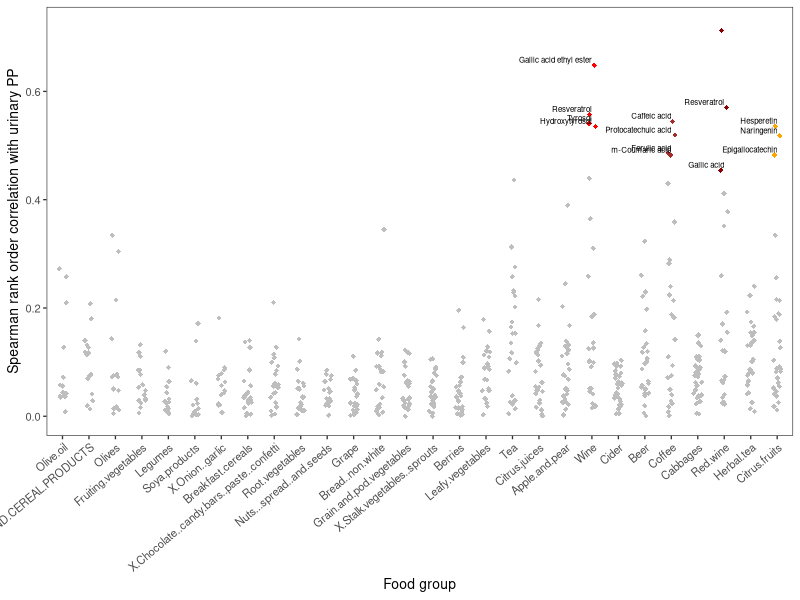
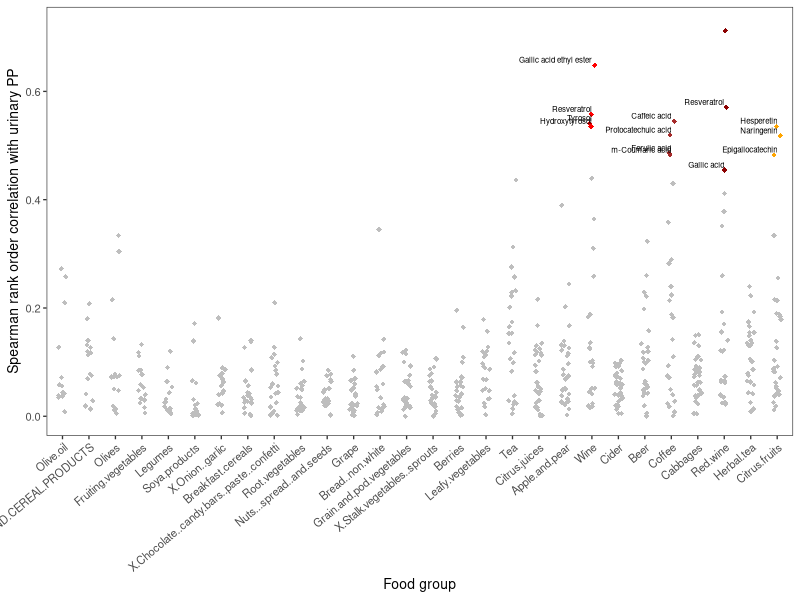

Write R code to recreate these figures, in order. (Note: this script raises an error after producing the figures.)
#read data in and convert to matrix

food <- read.csv("Correlation PPs with foods.csv", row.names=1)
food1 <- as.matrix(food)

#melt data with reshape 
library(reshape2)
melted_food <- melt(food1)

#add two extra columns based on condition to create label groups
library(dplyr)
meltfoodcorr <- mutate(melted_food, category = ifelse(value>0.45, paste(Var2, "corr", sep="_"),
                "uncorr"), lab = ifelse(value>0.45, paste(Var1), ""))

#scatter
library(ggplot2)
library(RColorBrewer)
ggplot(meltfoodcorr, aes(x=reorder(Var2, value, FUN=median), y=value, colour=category)) +
  geom_jitter(shape=18, position=position_jitter(w=0.15, h=0.0)) +
  scale_colour_manual(values=c("orange", "brown", "darkred", "grey", "red")) +
  guides(colour=FALSE) + geom_text(aes(y=value+0.01, label=lab, hjust=1), size=2, colour="black") +
  scale_x_discrete(name="Food group") + theme_bw(base_size=10) +
  scale_y_continuous(name="Spearman rank order correlation with urinary PP", limits=c(0, 0.72)) + 
  theme(axis.text.x=element_text(angle=40, hjust=1), panel.grid.major=element_blank(),
  panel.grid.minor=element_blank()) #+ geom_hline(x=0, size=0.2)

ggsave("PP scatter correlation.png", height=100, width=130, unit="mm")

#with lattice
library(latticeExtra)
PPdot <- stripplot(value~reorder(Var1, value), data=meltfoodcorr, groups=category,
  scales=list(x=list(rot=90), y=list(tick.number=5)), ylab="Spearman correlation coefficient",
xlab="Urinary polyphenol", ylim=c(-0.02,0.75), col=c(1:6), pch=c(16:20))

#write to file
trellis.device(device="png", filename ="Dotplot PPs.png")
print(PPdot)
dev.off()

#---------------------------------------------------------------------------------------------------
#Figure for slide
#read data in and convert to matrix
library(readr)
library(tidyr)
food %>% select(-ends_with("rm")) %>% 
  gather(foodgroup, correlation, -Polyphenol) %>% ggplot(aes(x=foodgroup, y=correlation, colour=foodgroup)) + 
  scale_colour_discrete() + geom_point() + scale_x_discrete(name="Food group") + 
  scale_y_continuous(name="Spearman correlation with urinary excretion", limits=c(0, 0.72)) + 
  theme(axis.text.x=element_text(angle=40, hjust=1), legend.position="none")

ggsave("PP scatter correlation new.png", height=120, width=140, units="mm")

#--------------------------------------------------------------------------------------------------

#Scatter vs molecular weight
ue <- read.csv("Urinary polyphenols_EPIC.csv")
labs <- read.csv("uPPc codes.csv", header=T)

uelong <- ue %>% select(Center, uPPc_1:uPPc_39) %>% gather(polyphenol, conc, -Center) %>%
  filter(!is.na(conc)) %>%
  inner_join(labs, by="polyphenol") %>% 
  group_by(ppname, origin, class) %>% summarise(med=median(conc), iqr=IQR(log10(conc)))

ggplot(uelong, aes(x=iqr, y=med, colour=origin, shape=origin)) + geom_point() + #theme_bw() +
  scale_y_continuous(trans=log_trans(), breaks=base_breaks(), labels=prettyNum,
                     name=(bquote("Median urinary excretion ("*mu*"g/24h)"))) +
  #scale_shape_manual(values=c(15,16,17,25,18)) +
  scale_colour_brewer(palette="Set1") +
  #scale_colour_manual(values=c(1,2,5,4,3)) +
  scale_x_continuous(name="Variability in excretion among EPIC subjects, log10(IQR)") +
  #theme(panel.grid.major=element_blank(), panel.grid.minor=element_blank(),
  #legend.position=c(0.85,0.8), legend.title=element_blank())
  
  ggsave("Scatter EU variability.emf", width=160, height=120, units="mm")

library(latticeExtra)
plot(uelong$iqr, log10(uelong$med))
